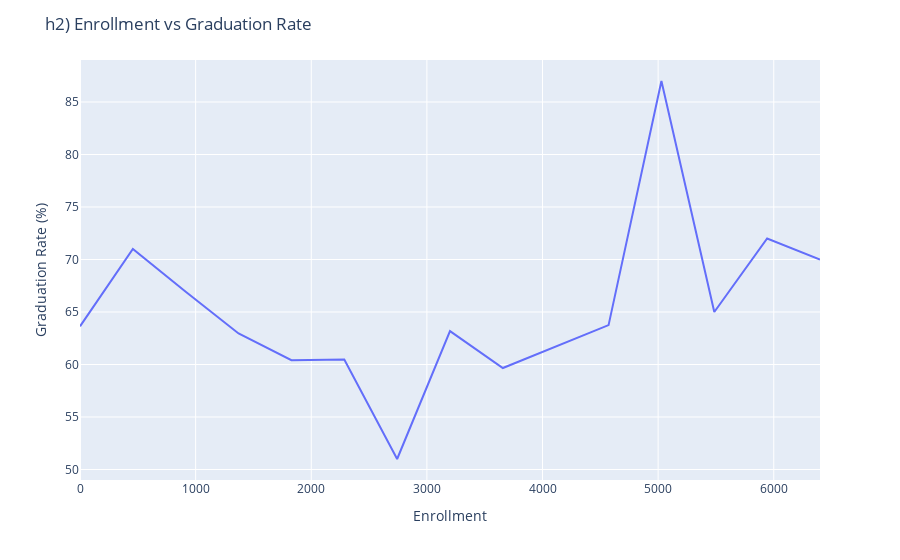

Notebook code cell kept with this figure:
### Markdown cell above
*h2) Conclusion-Scatter*\
I would say, looking att this graph, that the bigger schools from 4-6k enrollment\
don't so much have a higher graduation rate as they have a more average rate at around 75%.\
It's a lot harder to determine the average graduation rate for the schools with around\
a 1000 enrollment as there are so many points, so I'm going to plot a line graph.

### Code cell
# h2) Line Graph


import numpy as np
college.sort_index(inplace=True)

# Creates bins for the lines because with a 777 schools the line 
# would otherwise be pretty hard to read.
college["enroll_bin"] = pd.cut( college["Enroll"], np.linspace(0,6400,16), labels=list(range(0,15)) )

# I use enroll_bin to callcualte the Grad.Rate mean for each bin
y = college.groupby("enroll_bin")["Grad.Rate"].mean()

# Because some bins end up empty I fills in the missing values 
# with the average of the value before and after
y = (y.bfill() + y.ffill())/2


fig = px.line( x=np.linspace(0,6400,15), y=y ) 

fig.update_layout(title='h2) Enrollment vs Graduation Rate',
                   xaxis_title='Enrollment',
                   yaxis_title='Graduation Rate (%)')
fig.show()

### Figure 1 — Plotly figure (JSON) as saved in the notebook; plotly's stock layout.template omitted (floating-point values rounded to 4 significant figures)
{"data": [{"hovertemplate": "x=%{x}<br>y=%{y}<extra></extra>", "legendgroup": "", "line": {"color": "#636efa", "dash": "solid"}, "marker": {"symbol": "circle"}, "mode": "lines", "name": "", "orientation": "v", "showlegend": false, "type": "scatter", "x": [0, 457.1, 914.3, 1371.0, 1829.0, 2286.0, 2743.0, 3200, 3657.0, 4114.0, 4571.0, 5029.0, 5486.0, 5943.0, 6400], "xaxis": "x", "y": [63.64, 71.01, 66.93, 62.96, 60.42, 60.48, 51, 63.18, 59.67, 61.71, 63.75, 87, 65, 72, 70], "yaxis": "y"}], "layout": {"legend": {"tracegroupgap": 0}, "margin": {"t": 60}, "title": {"text": "h2) Enrollment vs Graduation Rate"}, "xaxis": {"anchor": "y", "domain": [0, 1], "title": {"text": "Enrollment"}}, "yaxis": {"anchor": "x", "domain": [0, 1], "title": {"text": "Graduation Rate (%)"}}}}
